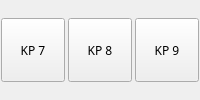
                       <widget class="QWidget" name="numRow1_2" native="true">
                        <property name="sizePolicy">
                         <sizepolicy hsizetype="Preferred" vsizetype="Preferred">
                          <horstretch>0</horstretch>
                          <verstretch>0</verstretch>
                         </sizepolicy>
                        </property>
                        <layout class="QHBoxLayout" name="horizontalLayout_35">
                         <property name="spacing">
                          <number>2</number>
                         </property>
                         <property name="leftMargin">
                          <number>0</number>
                         </property>
                         <property name="topMargin">
                          <number>0</number>
                         </property>
                         <property name="rightMargin">
                          <number>0</number>
                         </property>
                         <property name="bottomMargin">
                          <number>0</number>
                         </property>
                         <item>
                          <widget class="QPushButton" name="btn_kp7">
                           <property name="sizePolicy">
                            <sizepolicy hsizetype="Fixed" vsizetype="Fixed">
                             <horstretch>0</horstretch>
                             <verstretch>0</verstretch>
                            </sizepolicy>
                           </property>
                           <property name="minimumSize">
                            <size>
                             <width>64</width>
                             <height>64</height>
                            </size>
                           </property>
                           <property name="maximumSize">
                            <size>
                             <width>64</width>
                             <height>64</height>
                            </size>
                           </property>
                           <property name="font">
                            <font>
                             <family>TF2 Build</family>
                             <italic>false</italic>
                             <bold>false</bold>
                             <stylestrategy>PreferDefault</stylestrategy>
                            </font>
                           </property>
                           <property name="cursor">
                            <cursorShape>PointingHandCursor</cursorShape>
                           </property>
                           <property name="text">
                            <string>KP 7</string>
                           </property>
                           <property name="autoRepeat">
                            <bool>false</bool>
                           </property>
                           <property name="autoDefault">
                            <bool>false</bool>
                           </property>
                           <property name="default">
                            <bool>false</bool>
                           </property>
                           <property name="flat">
                            <bool>false</bool>
                           </property>
                           <attribute name="buttonGroup">
                            <string notr="true">keybButtons</string>
                           </attribute>
                          </widget>
                         </item>
                         <item>
                          <widget class="QPushButton" name="btn_kp8">
                           <property name="sizePolicy">
                            <sizepolicy hsizetype="Fixed" vsizetype="Fixed">
                             <horstretch>0</horstretch>
                             <verstretch>0</verstretch>
                            </sizepolicy>
                           </property>
                           <property name="minimumSize">
                            <size>
                             <width>64</width>
                             <height>64</height>
                            </size>
                           </property>
                           <property name="maximumSize">
                            <size>
                             <width>64</width>
                             <height>64</height>
                            </size>
                           </property>
                           <property name="font">
                            <font>
                             <family>TF2 Build</family>
                             <italic>false</italic>
                             <bold>false</bold>
                             <stylestrategy>PreferDefault</stylestrategy>
                            </font>
                           </property>
                           <property name="cursor">
                            <cursorShape>PointingHandCursor</cursorShape>
                           </property>
                           <property name="text">
                            <string>KP 8</string>
                           </property>
                           <property name="autoRepeat">
                            <bool>false</bool>
                           </property>
                           <property name="autoDefault">
                            <bool>false</bool>
                           </property>
                           <property name="default">
                            <bool>false</bool>
                           </property>
                           <property name="flat">
                            <bool>false</bool>
                           </property>
                           <attribute name="buttonGroup">
                            <string notr="true">keybButtons</string>
                           </attribute>
                          </widget>
                         </item>
                         <item>
                          <widget class="QPushButton" name="btn_kp9">
                           <property name="sizePolicy">
                            <sizepolicy hsizetype="Fixed" vsizetype="Fixed">
                             <horstretch>0</horstretch>
                             <verstretch>0</verstretch>
                            </sizepolicy>
                           </property>
                           <property name="minimumSize">
                            <size>
                             <width>64</width>
                             <height>64</height>
                            </size>
                           </property>
                           <property name="maximumSize">
                            <size>
                             <width>64</width>
                             <height>64</height>
                            </size>
                           </property>
                           <property name="font">
                            <font>
                             <family>TF2 Build</family>
                             <italic>false</italic>
                             <bold>false</bold>
                             <stylestrategy>PreferDefault</stylestrategy>
                            </font>
                           </property>
                           <property name="cursor">
                            <cursorShape>PointingHandCursor</cursorShape>
                           </property>
                           <property name="text">
                            <string>KP 9</string>
                           </property>
                           <property name="autoRepeat">
                            <bool>false</bool>
                           </property>
                           <property name="autoDefault">
                            <bool>false</bool>
                           </property>
                           <property name="default">
                            <bool>false</bool>
                           </property>
                           <property name="flat">
                            <bool>false</bool>
                           </property>
                           <attribute name="buttonGroup">
                            <string notr="true">keybButtons</string>
                           </attribute>
                          </widget>
                         </item>
                        </layout>
                       </widget>
